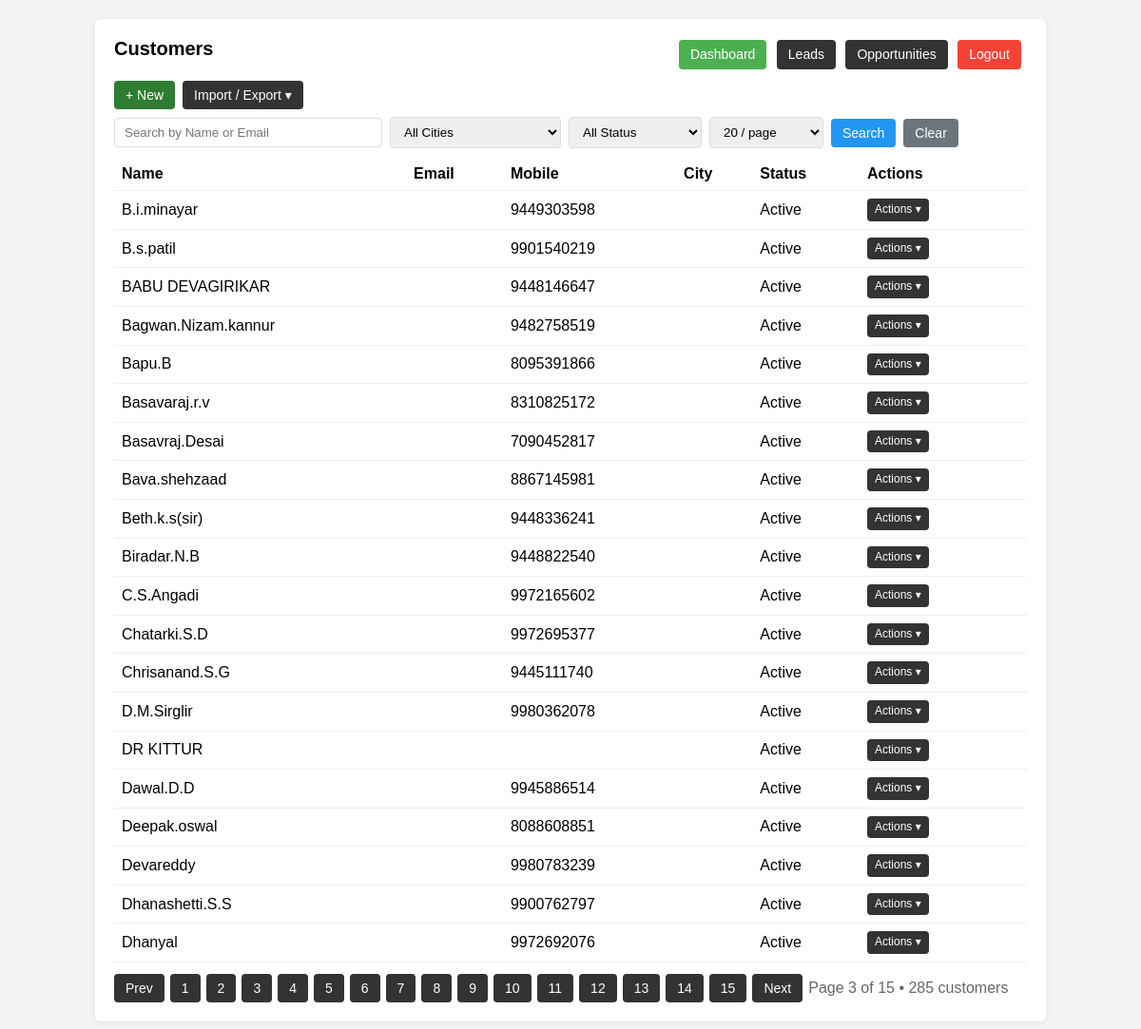
The app's page /customers?q=&city=&status=&per_page=20&page=3 (signed in), older data.
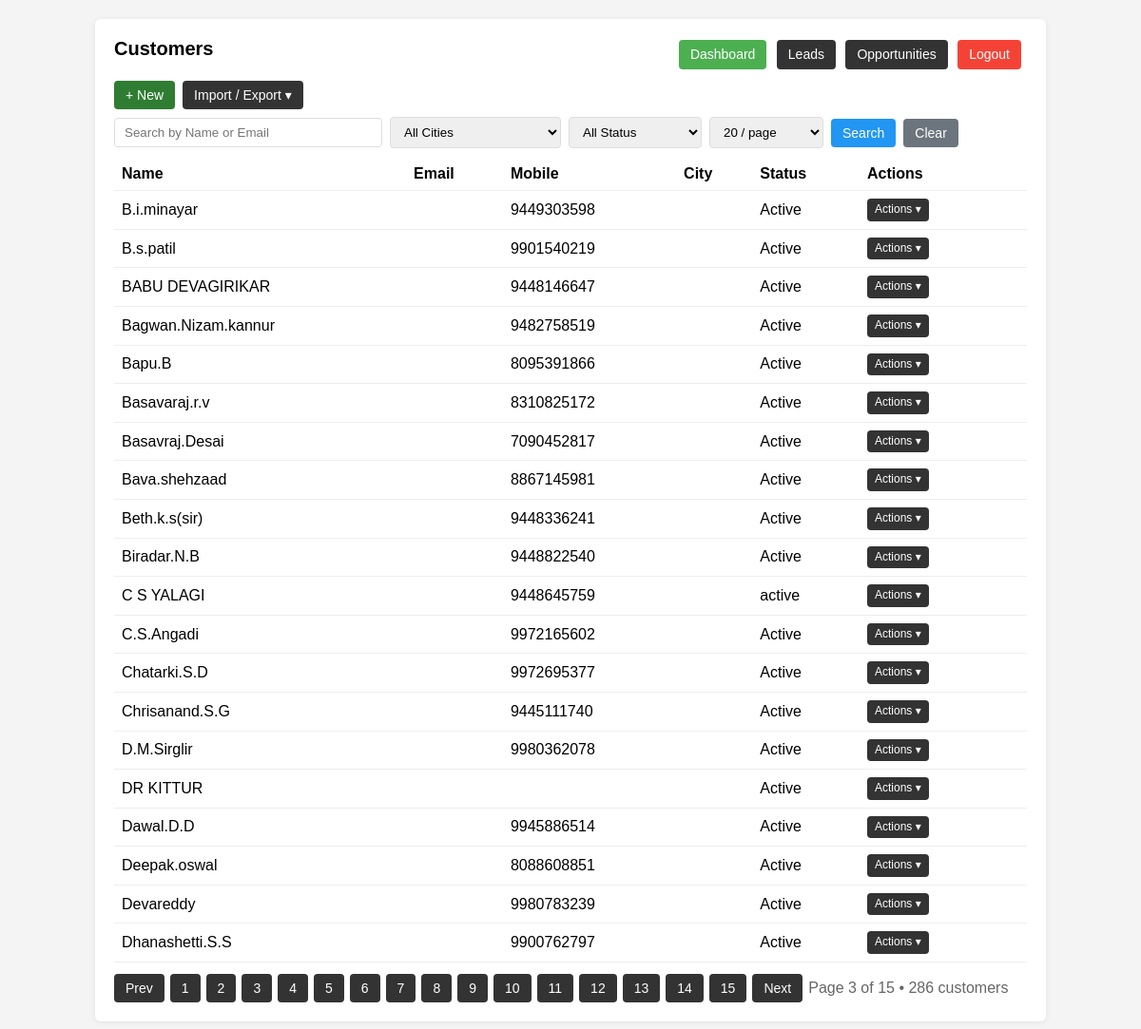
The same page, newer data.
### tables this page shows
CREATE TABLE customers (
            id INTEGER PRIMARY KEY AUTOINCREMENT,
            name TEXT NOT NULL,
            email TEXT,
            mobile TEXT,
            phone TEXT,
            address TEXT,
            city TEXT,
            pincode TEXT,
            state TEXT,
            country TEXT,
            notes TEXT,
            status TEXT DEFAULT 'active',
            created_at TEXT DEFAULT CURRENT_TIMESTAMP,
            updated_at TEXT DEFAULT CURRENT_TIMESTAMP
        );

### app.py (the view)
@app.route('/customers')
@login_required
def customer_list():
    db = get_db()
    q = request.args.get('q', '').strip()
    city = request.args.get('city', '').strip()
    status = request.args.get('status', '').strip()
    per_page = int(request.args.get('per_page', 20))
    page = int(request.args.get('page', 1))
    sql = "SELECT * FROM customers WHERE 1=1"
    params = []
    if q:
        sql += " AND (name LIKE ? OR email LIKE ?)"
        params += [f"%{q}%", f"%{q}%"]
    if city:
        sql += " AND city = ?"
        params.append(city)
    if status:
        sql += " AND status = ?"
        params.append(status)
    total = db.execute(f"SELECT COUNT(*) FROM ({sql})", params).fetchone()[0]
    pages = max(1, -(-total // per_page))  # ceiling division
    sql += " ORDER BY name LIMIT ? OFFSET ?"
    params += [per_page, (page - 1) * per_page]
    customers = db.execute(sql, params).fetchall()
    cities = [r[0] for r in db.execute("SELECT DISTINCT city FROM customers WHERE city IS NOT NULL AND city <> ''").fetchall()]
    return render_template(
        'customers/list.html',
        customers=customers,
        q=q,
        city=city,
        status=status,
        per_page=per_page,
        page=page,
        pages=pages,
        total=total,
        cities=cities
    )

### app.py (called while the page is built)
def get_db():
    if 'db' not in g:
        g.db = sqlite3.connect(DB_PATH)
        g.db.row_factory = sqlite3.Row
    return g.db

def login_required(f):
    @wraps(f)
    def decorated_function(*args, **kwargs):
        if 'user_id' not in session:
            flash('Please log in to access this page.', 'warning')
            return redirect(url_for('login'))
        return f(*args, **kwargs)
    return decorated_function

@app.before_request
def load_logged_in_user():
    user_id = session.get('user_id')
    if user_id is None:
        g.user = None
    else:
        db = get_db()
        g.user = db.execute('SELECT * FROM users WHERE id = ?', (user_id,)).fetchone()

### templates/customers/list.html (shortened to what this page needs)
<!DOCTYPE html>
<html lang="en">
<head>
</head>
<body>
  <div class="container">
    <div class="topnav">
      <h1>Customers</h1>
      <div class="nav">
        <a href="/" class="button" style="background:#4CAF50">Dashboard</a>
        <a href="/leads" class="button">Leads</a>
        <a href="/opportunities" class="button">Opportunities</a>
        <a href="/logout" class="button" style="background:#f44336">Logout</a>
      </div>
    </div>
    <div class="actions">
      <a href="/customers/new" class="button" style="background:#2e7d32">+ New</a>
      <div class="dropdown">
        <button type="button" class="button" onclick="toggleDD('custExportDD')">Import / Export ▾</button>
      </div>
      <form method="GET" action="/customers" style="display:flex;gap:8px;flex-wrap:wrap;align-items:center">
        <input name="q" value="{{ q or '' }}" type="text" placeholder="Search by Name or Email" style="padding:7px 10px;width:260px;border:1px solid #ddd;border-radius:4px" />
        <select name="city" style="padding:7px 10px;border:1px solid #ddd;border-radius:4px;min-width:180px" onchange="this.form.submit()">
          <option value="" {{ 'selected' if not city else '' }}>All Cities</option>
        </select>
        <select name="status" style="padding:7px 10px;border:1px solid #ddd;border-radius:4px;min-width:140px" onchange="this.form.submit()">
          <option value="" {{ 'selected' if not status else '' }}>All Status</option>
        </select>
        <select name="per_page" style="padding:7px 10px;border:1px solid #ddd;border-radius:4px;min-width:120px" onchange="this.form.submit()">
          {% for n in [20,50,100] %}
          <option value="{{ n }}" {{ 'selected' if per_page==n else '' }}>{{ n }} / page</option>
          {% endfor %}
        </select>
        <button type="submit" class="button" style="background:#2196F3">Search</button>
        <a class="button" href="/customers" style="background:#6c757d">Clear</a>
      </form>
    </div>
    <table id="customersTable">
      <thead>
        <tr>
          <th>Name</th>
          <th>Email</th>
          <th>Mobile</th>
          <th>City</th>
          <th>Status</th>
          <th style="width:160px">Actions</th>
        </tr>
      </thead>
      <tbody>
        {% for c in customers %}
        <tr data-name="{{ (c['name'] or '')|e }}" data-email="{{ (c['email'] or '')|e }}" data-city="{{ (c['city'] or '')|e }}" data-status="{{ (c['status'] or '')|e }}">
          <td>{{ c['name'] }}</td>
          <td>{{ c['email'] or '' }}</td>
          <td>{{ c['mobile'] or '' }}</td>
          <td>{{ c['city'] or '' }}</td>
          <td>{{ c['status'] or '' }}</td>
          <td class="row-actions">
            <div class="dropdown">
              <button type="button" class="button" onclick="toggleRowDD(this)">Actions ▾</button>
            </div>
          </td>
        </tr>
        {% else %}
        <tr><td colspan="6">No customers found.</td></tr>
        {% endfor %}
      </tbody>
    </table>
    <div class="pagination" style="margin-top:12px;display:flex;gap:6px;flex-wrap:wrap;align-items:center">
      <a class="button" href="{{ url_for('customer_list', q=q, city=city, status=status, per_page=per_page, page=page-1) }}" {% if page<=1 %}style="pointer-events:none;opacity:.5"{% endif %}>Prev</a>
      {% for p in range(1, (pages or 1)+1) %}
        <a class="button {% if p==page %}active{% endif %}" href="{{ url_for('customer_list', q=q, city=city, status=status, per_page=per_page, page=p) }}">{{ p }}</a>
      {% endfor %}
      <a class="button" href="{{ url_for('customer_list', q=q, city=city, status=status, per_page=per_page, page=page+1) }}" {% if page>=pages %}style="pointer-events:none;opacity:.5"{% endif %}>Next</a>
      <span class="muted">Page {{ page }} of {{ pages }} • {{ total }} customers</span>
    </div>
  </div>
</body>
</html>

Row changes from the older to the newer data that the page shows:
no longer on this page (row unchanged): customers: name "Dhanyal", mobile "9972692076", status "Active"
added customers: name "C S YALAGI", mobile "9448645759", status "active"
Text that changed along with them:
{{ total }}: "285" → "286"
